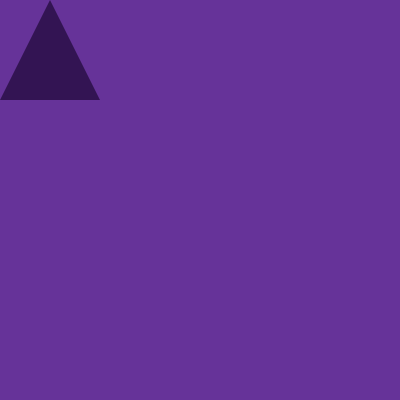
Frame 1 (no input)
Frame 60 (the mouse pressed at the canvas centre just before this capture): identical to frame 1, image omitted
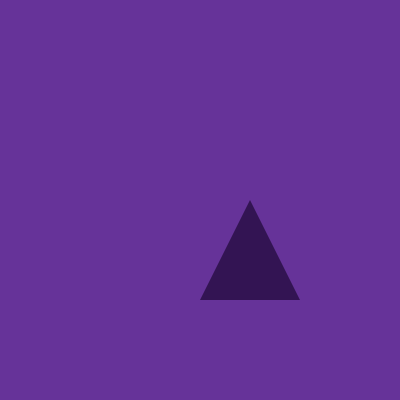
Frame 120 (the mouse held since frame 60 and released just before this capture)

The Processing sketch that drew these frames (run headless with seeded random() and noise(); from frame 60 on, the mouse is pressed at the canvas centre):

// Processing sketch: processing_32408
// ── processing_32408.pde

void setup() {
size(400,400);
}

void draw() {
  background(102,51,153);
  if (mouseY < 100 && mouseX < 100) {
  fill(51,20,83);  
  noStroke();
  triangle(0,100,50,0,100,100);
  } else if (mouseY < 100 && mouseX < 200) {
  triangle(100,100,150,0,200,100);
  } else if (mouseY < 100 && mouseX < 300) {
  triangle(200,100,250,0,300,100);
  } else if (mouseY < 100 && mouseX < 400) {
  triangle(300,100,350,0,400,100);
  
  } else if (mouseY < 200 && mouseX < 50) {
  fill(70,32,109);
  triangle(-50,200,0,100,50,200);
  } else if (mouseY < 200 && mouseX < 150) {
  triangle(50,200,100,100,150,200);
  } else if (mouseY < 200 && mouseX < 250) {
  triangle(150,200,200,100,250,200);
  } else if (mouseY < 200 && mouseX < 350) {
  triangle(250,200,300,100,350,200);
  } else if (mouseY < 200 && mouseX < 450) {
  triangle(350,200,400,100,450,200);
  
  } else if (mouseY < 300 && mouseX < 100) {
  fill(77,34,119);
  triangle(0,300,50,200,100,300);
  } else if (mouseY < 300 && mouseX < 200) {
  triangle(100,300,150,200,200,300);
  } else if (mouseY < 300 && mouseX < 300) {
  triangle(200,300,250,200,300,300);
  } else if (mouseY < 300 && mouseX < 400) {
  triangle(300,300,350,200,400,300); 
  
  } else if (mouseY < 400 && mouseX < 50) {
  fill(94,47,140);
  triangle(-50,400,0,300,50,400);
  } else if (mouseY < 400 && mouseX < 150) {
  triangle(50,400,100,300,150,400);
  } else if (mouseY < 400 && mouseX < 250) {
  triangle(150,400,200,300,250,400);
  } else if (mouseY < 400 && mouseX < 350) {
  triangle(250,400,300,300,350,400);
  } else {
  triangle(350,400,400,300,450,400);
 }
}
